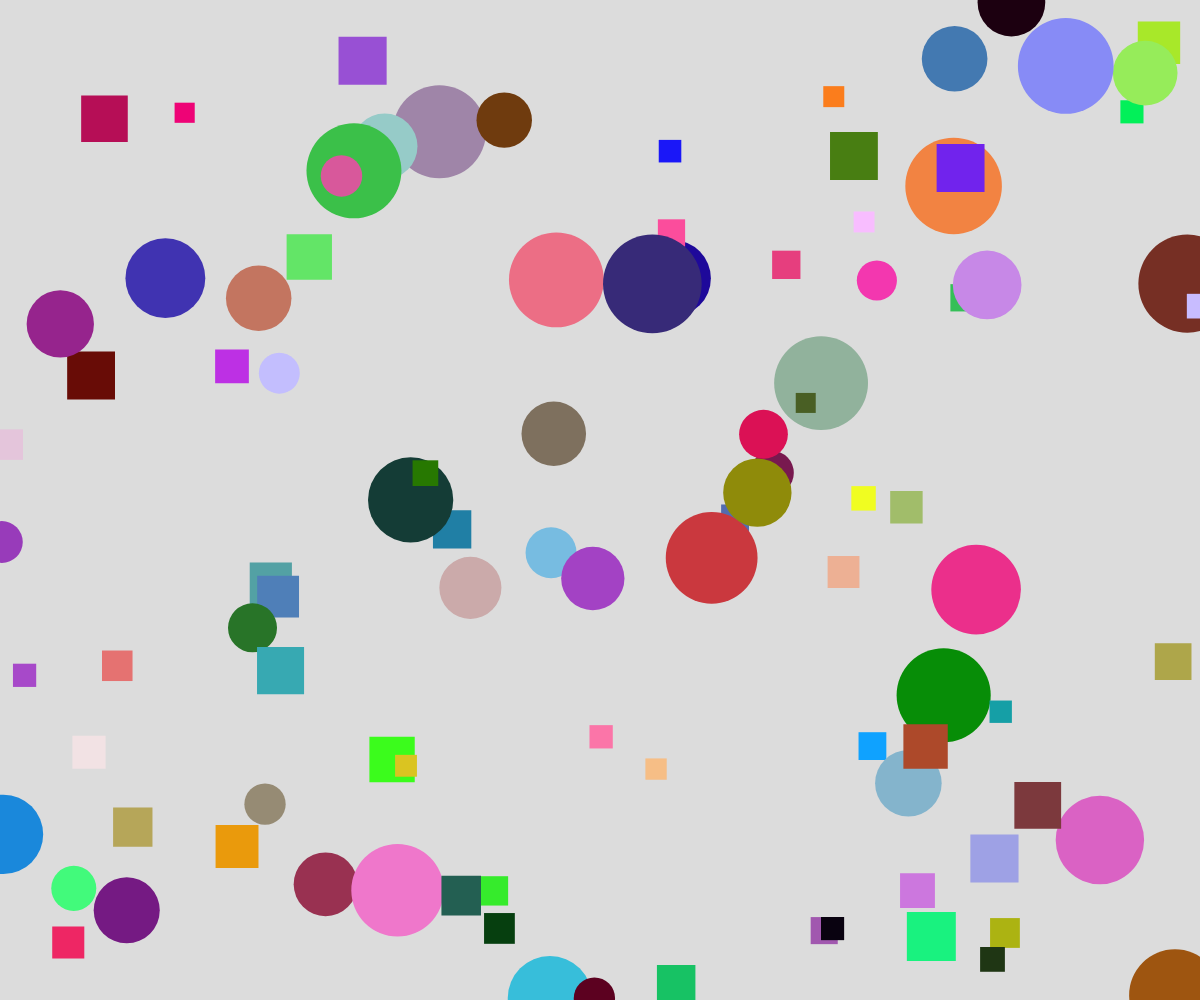
Frame 1 (no input)
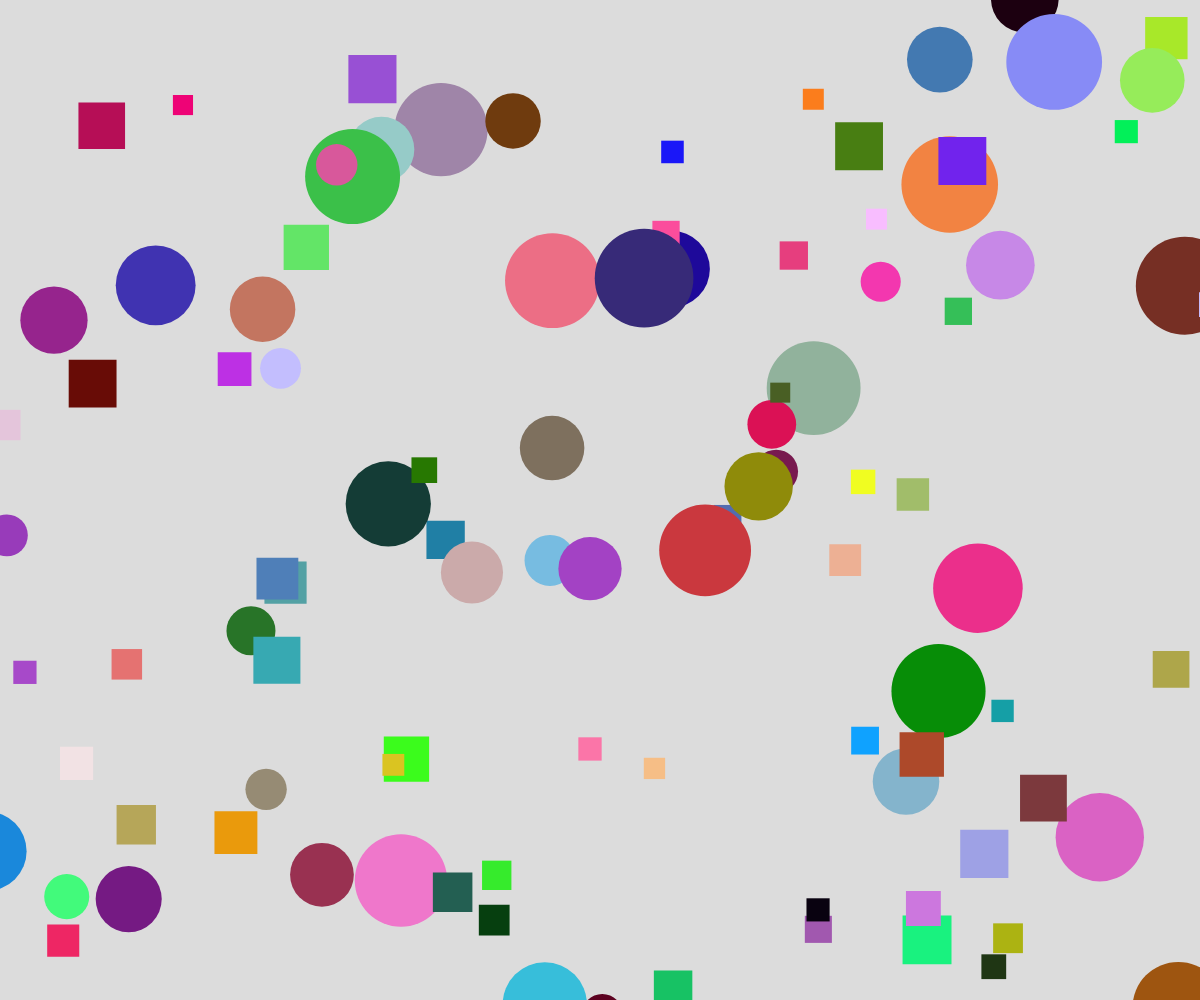
Frame 60 (no input)
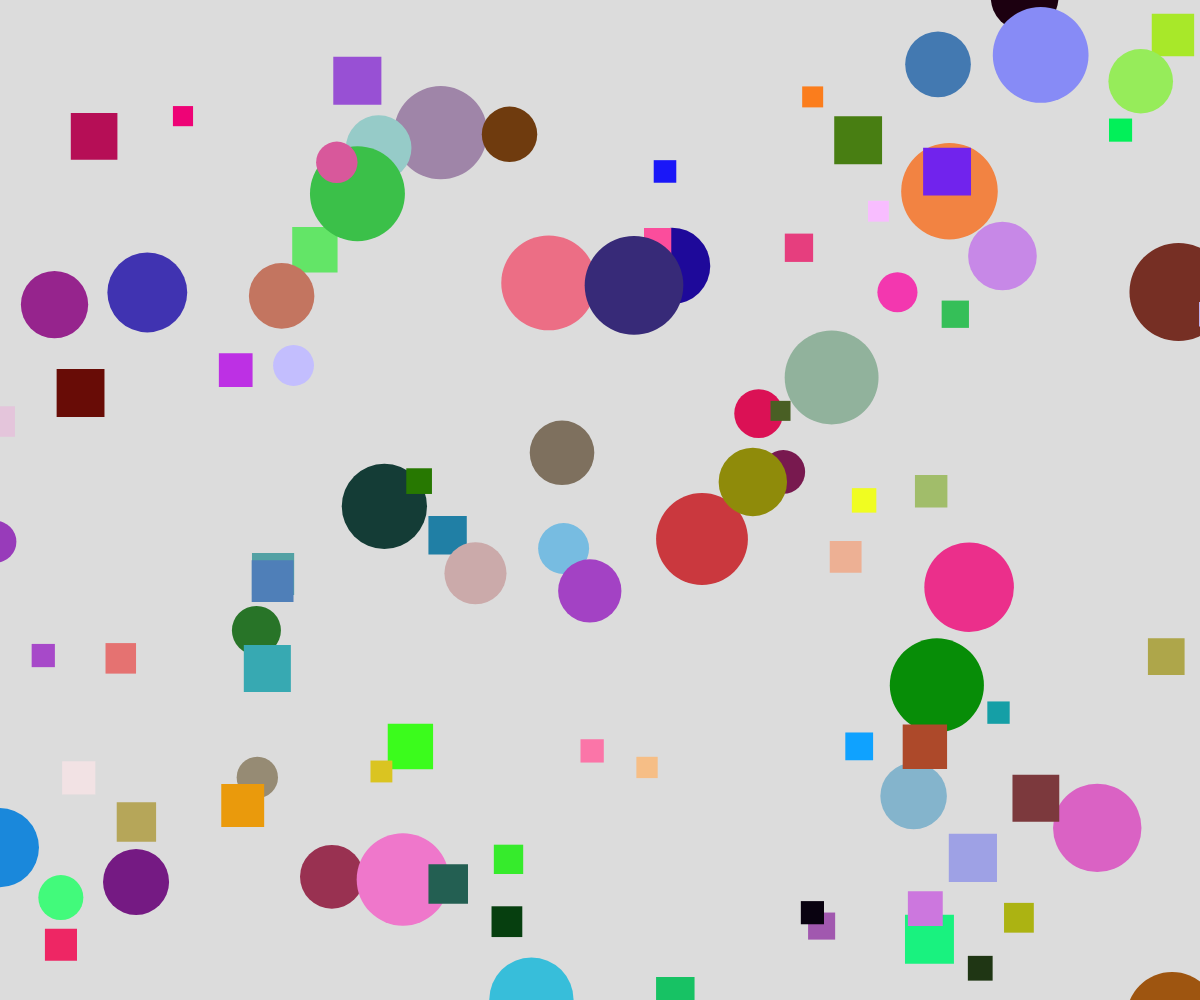
Frame 120 (the mouse pressed at the canvas centre since frame 60)

The p5.js sketch that drew these frames (run headless with seeded random() and noise() and a simulated clock; from frame 60 on, the mouse is pressed at the canvas centre):

// p5.js sketch
// ── sketch.js
// Shape Inheritance OOP


let shapes = [];

function setup() {
  createCanvas(windowWidth, windowHeight);

  for(let i = 0; i < 100; i ++){
    let choice = random(100);
    if(choice < 50){
      let theColor = color(random(255), random(255), random(255));
      let aShape = new Circle(random(width), random(height), theColor, random(20, 50));
      shapes.push(aShape);
    }
    else{
      let theColor = color(random(255), random(255), random(255));
      let aShape = new Square(random(width), random(height), theColor, random(20, 50));
      shapes.push(aShape);
    }
  }
}

function draw() {
  background(220);

  for(let shape of shapes){
    shape.move();
    shape.display();
  }
}


class Shape{
  constructor(x, y, color){
    this.x = x;
    this.y = y;
    this.color = color;
  }

  display(){
    fill(this.color);
    noStroke();
  }

  move(){
    this.x += random(-2, 2);
    this.y += random(-2, 2);
  }
}

class Circle extends Shape{
  constructor(x, y, color, radius){
    super(x, y, color);
    this.radius = radius;
  }

  display(){
    super.display();
    circle(this.x, this.y, this.radius*2);
  }
}

class Square extends Shape{
  constructor(x, y, color, size){
    super(x, y, color);
    this.size = size;
  }

  display(){
    super.display();
    rectMode(CENTER);
    square(this.x, this.y, this.size);
  }
}
